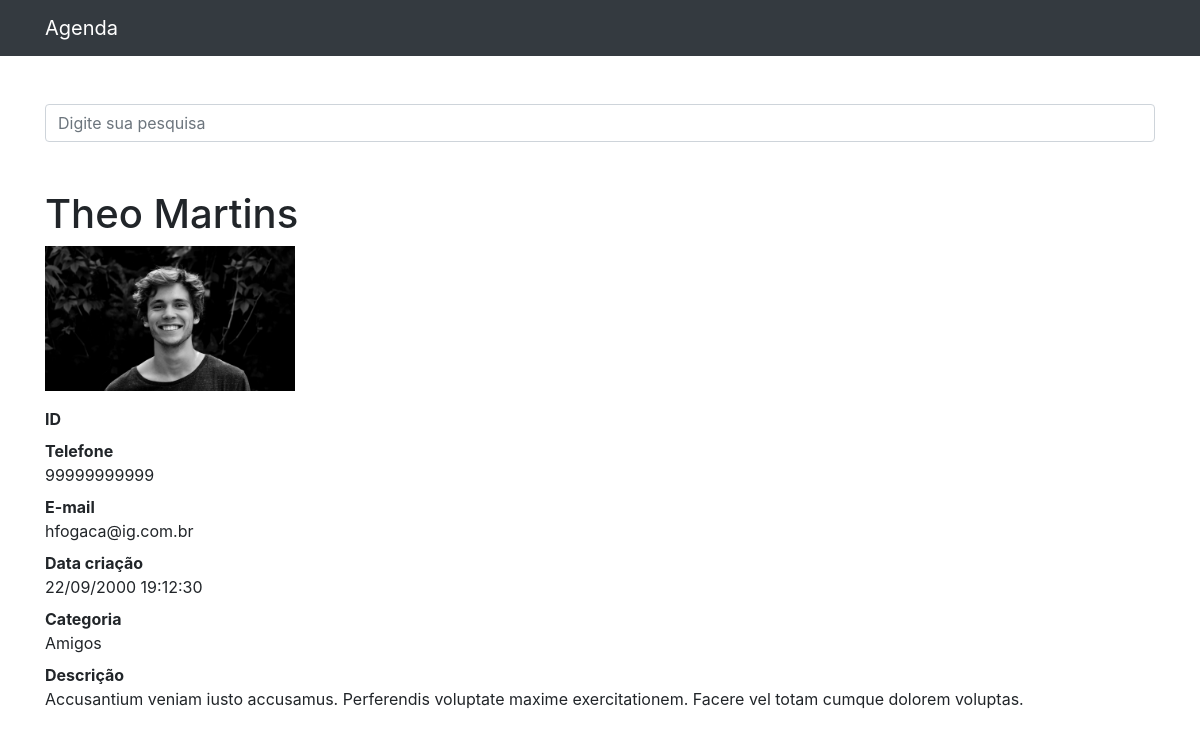
/7, run on the app's committed database.
### contatos/models.py (models this page shows, shortened)
class Contato(models.Model):
    nome = models.CharField(max_length=255)
    sobrenome = models.CharField(max_length=255, blank=True)
    telefone = models.CharField(max_length=11)
    email = models.CharField(max_length=255,blank=True)
    data_criacao = models.DateTimeField(default=timezone.now)
    descricao = models.TextField(blank=True)
    categoria = models.ForeignKey(Categoria, on_delete=models.DO_NOTHING)
    mostrar = models.BooleanField(default=True)
    foto = models.ImageField(
                            blank=True,
                            upload_to='fotos/%Y/%m/%d' # cria uma pasta para cada dia em que acontecer um upload
                            )                           # posso configurar da forma que eu desejar

class Categoria(models.Model):
    nome = models.CharField(max_length=255)

### contatos/views.py (the view)
# urls.py: path('<int:contato_id>', views.ver_contato,name='ver_contato'),
def ver_contato(request,contato_id):
    contato = get_object_or_404(Contato,id=contato_id)
    if not contato.mostrar:
        raise Http404()
    return render(request,'contatos/ver_contato.html',{
        'contato': contato
        })

### contatos/templates/contatos/ver_contato.html (shortened to what this page needs)
{% extends "base.html" %}
{% block conteudo %}
<h1 class="mt-5">{{contato.nome}} {{contato.sobrenome}}</h1>
{% if contato.foto %}
  <p>
    <img src="{{contato.foto.url}}" style ="max-width: 250px; height: auto;">
  </p>
{% endif %}
<dl>
  <dt>ID</dt>
  <dt>Telefone</dt>
  <dd>{{contato.telefone}}</dd>
  <dt>E-mail</dt>
  <dd>{{contato.email}}</dd>
  <dt>Data criação</dt>
  <dd>{{contato.data_criacao|date:'d/m/Y H:i:s'}}</dd>
  <dt>Categoria</dt>
  <dd>{{contato.categoria.nome}} </dd>
  <dt>Descrição</dt>
  <dd>{{contato.descricao}}
  </dd>
</dl>
{% endblock conteudo %}

### data on the page
Contato: nome "Theo", sobrenome "Martins", foto (picture), telefone "99999999999", email "hfogaca@ig.com.br", data_criacao "22/09/2000 19:12:30", categoria.nome "Amigos", descricao "Accusantium veniam iusto accusamus. Perferendis voluptate maxime exercitationem. Facere vel totam cumque dolorem voluptas."
